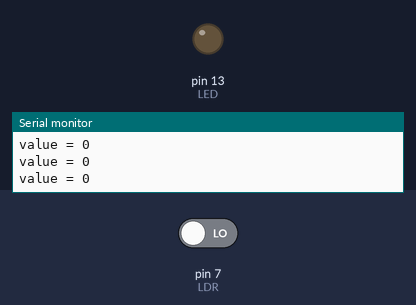
Simulated run of this sketch. Board: Arduino Uno, built with avr-gcc and run on an emulated ATmega328P. Shown: output pins drawn as LEDs (lit = HIGH), the last lines printed to the serial monitor. Inputs (shaded band) come from the test bench; at power-on: pin 7 (LDR) LOW.

Above: at 1.2 s.
1.3 s: pin 7 (LDR) driven HIGH
At 1.9 s:
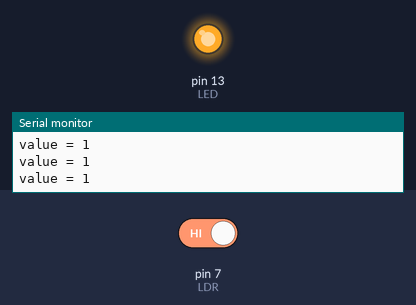
2.8 s: pin 7 (LDR) driven LOW
At 3.1 s:
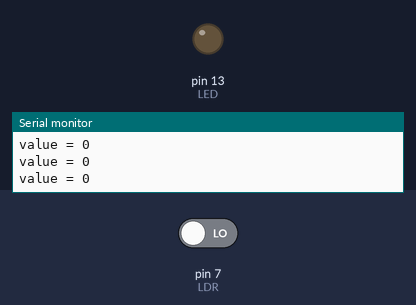
Timing chart, 0 to 5.8 s (numbered marks = the images above; inputs shaded):
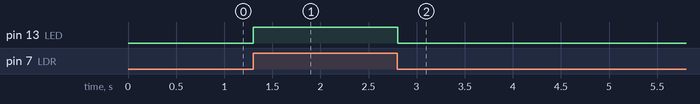

Measured:
- after the input at 1.3 s, pin 13 (LED): LOW → HIGH at once
- after the input at 2.8 s, pin 13 (LED): HIGH → LOW at once

The sketch:

L1_Smart_Lamp.ino
```cpp
// define the component pins
int LDR = 7;  // connect the DO pin of LDR sensor at pin 7
              // connect the GND pin of LDR sensor at GND
              // connect the VCC pin of LDR sensor at 5V
int LED = 13; // connect the anode of LED at pin 13 and its cathode at GND

void setup()
{
  // set the pin modes
  pinMode(LDR, INPUT);
  pinMode(LED, OUTPUT);

  // initialize the LED pin as LOW - initially the LED is off
  digitalWrite(LED, LOW);

  // initialize the serial port
  Serial.begin(9600);
}

void loop()
{
  // take reading from LDR sensor
  int value = digitalRead(LDR);

  // print sensor readings on Serial monitor
  Serial.print("\nvalue = ");
  Serial.print(value);

  // making decision based on sensor value
  if (value == 1)
  {
    // if the value is 1 (Darkness), turn on the LED
    digitalWrite(LED, HIGH);
  }
  else
  {
    // if the value is 0 (Brightness), turn off the LED
    digitalWrite(LED, LOW);
  }

  // delay for smooth performance
  delay(100);
}
```
